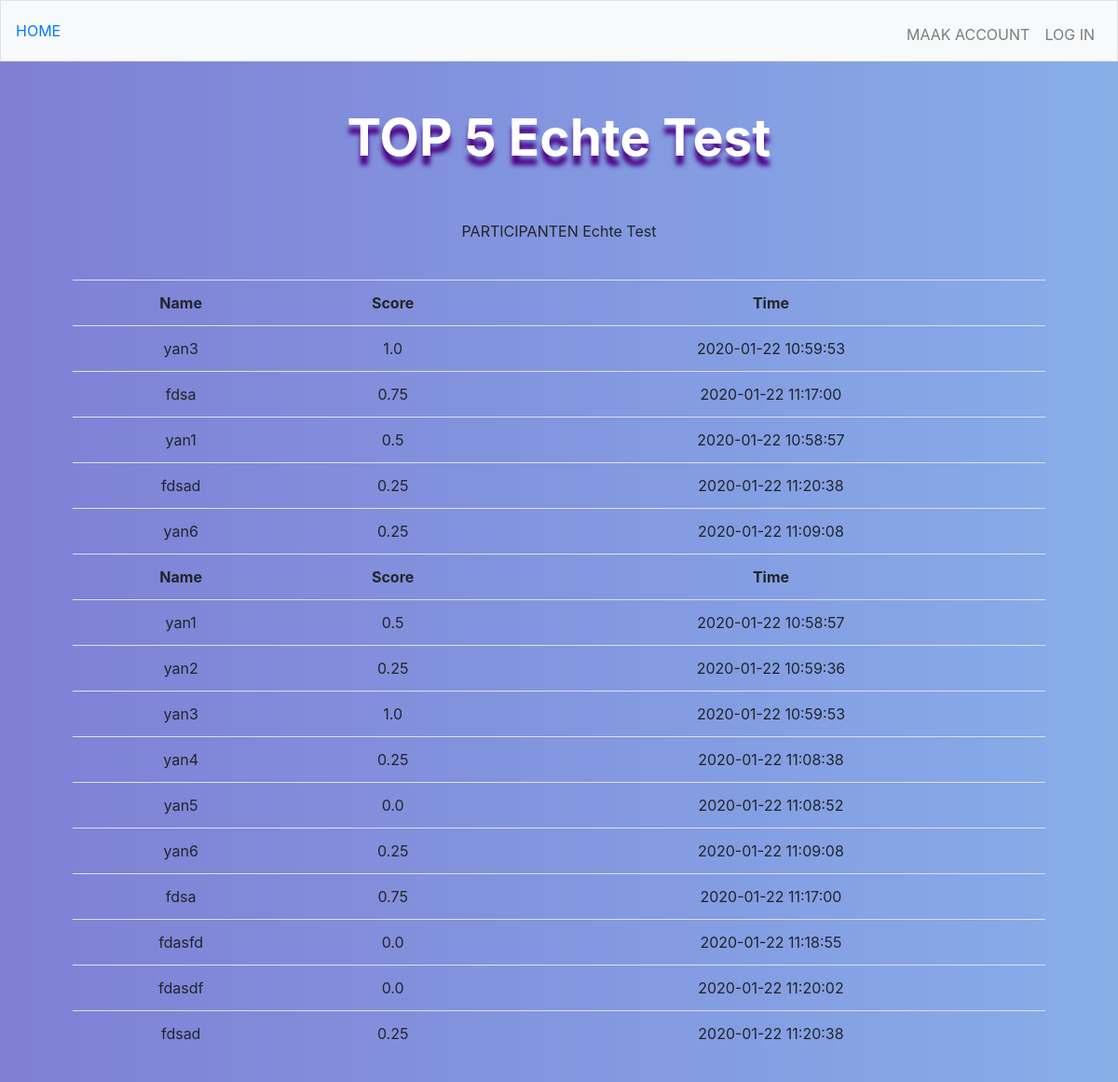
Page /results/59 on the committed database.
### tables this page shows
CREATE TABLE 'quizes' ('quiz_id' integer PRIMARY KEY AUTOINCREMENT NOT NULL,'user_id' integer NOT NULL, 'quiz_titel'  text NOT NULL  , 'date'  timestamp DEFAULT CURRENT_DATE  , 'gif' text);

CREATE TABLE 'participants' ('participant_id' integer PRIMARY KEY AUTOINCREMENT NOT NULL, 'quiz_id' integer NOT NULL, 'name' text NOT NULL, 'score' real, 'time'  timestamp DEFAULT CURRENT_TIMESTAMP  );

### application.py (the view)
@app.route("/results/<quiz_id>", methods=["GET", "POST"])
def results(quiz_id):
    quiz_name = db.execute("SELECT quiz_titel FROM quizes WHERE quiz_id = :quiz_id", quiz_id=quiz_id)[0]["quiz_titel"]
    participants_list = []
    for participant in db.execute("SELECT * FROM participants WHERE quiz_id = :quiz", quiz=quiz_id):
        participants_list.append(participant)
    top_participants = sorted(participants_list, key=lambda x:x["score"])
    top_participants.reverse()
    return render_template("results.html", participants_list=participants_list, quiz_name=quiz_name, top_participants=top_participants[:5])

### application.py (called while the page is built)
@app.after_request
def after_request(response):
    response.headers["Cache-Control"] = "no-cache, no-store, must-revalidate"
    response.headers["Expires"] = 0
    response.headers["Pragma"] = "no-cache"
    return response

### templates/results.html (shortened to what this page needs)
{% extends "layout.html" %}
{% block main %}
    <form action="/results/{{quiz_id}}" method="post">
        <div class="form-group">
            <table class="table table-hoverable">
                <h1>TOP 5 {{quiz_name}}</h1>
                <tr>
                    <th>Name</th>
                    <th>Score</th>
                    <th>Time</th>
                </tr>
                {% for part in top_participants %}
                    <tr>
                        <td>{{part["name"]}}</td>
                        <td>{{part["score"]}}</td>
                        <td>{{part["time"]}}</td>
                    </tr>
                {% endfor %}
                <br><br>
                <tr>
                    <th>Name</th>
                    <th>Score</th>
                    <th>Time</th>
                </tr>
                {% for part in participants_list %}
                    <tr>
                        <td>{{part["name"]}}</td>
                        <td>{{part["score"]}}</td>
                        <td>{{part["time"]}}</td>
                    </tr>
                {% endfor %}
            </table>
        </div>
    </form>
{% endblock %}

### templates/layout.html (shortened to what this page needs)
<!DOCTYPE html>
<html lang="en">
    <head>
        <link href="https://maxcdn.bootstrapcdn.com/bootstrap/4.1.3/css/bootstrap.min.css" rel="stylesheet">
        <link href="/static/styles.css" rel="stylesheet">
    </head>
    <body>
        <nav class="navbar navbar-expand-md navbar-light bg-light border">
            <a class="nav-item" href="/"> <span class="red">HOME</span></a>
            <div class="collapse navbar-collapse" id="navbar">
                {% if session.user_id %}
                    <ul class="navbar-nav mr-auto mt-2">
                        <li class="nav-item"><a class="nav-link" href="/mijn_quizzes">MIJN QUIZZES</a></li>
                        <li class="nav-item"><a class="nav-link" href="/maak_quiz">MAAK QUIZZES</a></li>
                    </ul>
                    <ul class="navbar-nav ml-auto mt-2">
                        <li class="nav-item"><a class="nav-link" href="/logout">LOG UIT</a></li>
                    </ul>
                {% else %}
                    <ul class="navbar-nav ml-auto mt-2">
                        <li class="nav-item"><a class="nav-link" href="/register">MAAK ACCOUNT</a></li>
                        <li class="nav-item"><a class="nav-link" href="/login">LOG IN</a></li>
                    </ul>
                {% endif %}
            </div>
        </nav>
        <main class="container p-5">
            {% block main %}{% endblock %}
        </main>
    </body>
</html>

### static/styles.css (style rules this page uses)
main { overflow-x: auto; text-align: center; }
body { background-image: url("Azur Lane.jpg"); background-repeat: no-repeat; background-size: cover; }
h1 { font-size: 55px; font-weight: bold; text-shadow: 0px 10px 5px indigo; color: white; }
table { margin-top: 40px; }

### rows in the picture
quizes: quiz_titel "Echte Test"
participants: name "yan3", score "1.0", time "2020-01-22 10:59:53"
participants: name "fdsa", score "0.75", time "2020-01-22 11:17:00"
participants: name "yan1", score "0.5", time "2020-01-22 10:58:57"
participants: name "fdsad", score "0.25", time "2020-01-22 11:20:38"
participants: name "yan6", score "0.25", time "2020-01-22 11:09:08"
participants: name "yan2", score "0.25", time "2020-01-22 10:59:36"
participants: name "yan4", score "0.25", time "2020-01-22 11:08:38"
participants: name "yan5", score "0.0", time "2020-01-22 11:08:52"
participants: name "fdasfd", score "0.0", time "2020-01-22 11:18:55"
participants: name "fdasdf", score "0.0", time "2020-01-22 11:20:02"
